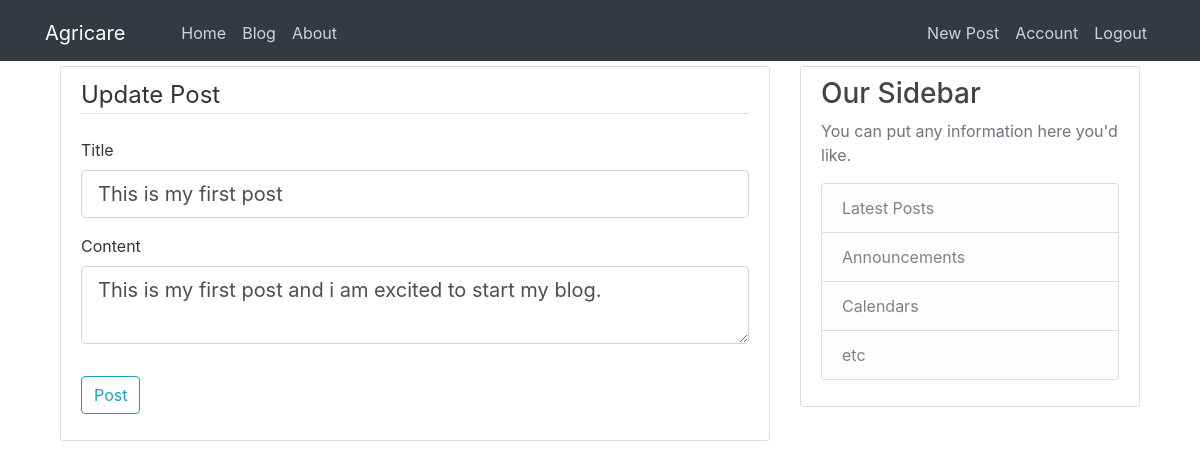
Page /post/1/update (signed in) on the committed database.
### flaskblog/models.py (models this page shows, shortened)
class Post(db.Model):
    id = db.Column(db.Integer, primary_key=True)
    title = db.Column(db.String(100), nullable=False)
    date_posted = db.Column(db.DateTime, nullable=False, default=datetime.utcnow)
    content = db.Column(db.Text, nullable=False)
    user_id = db.Column(db.Integer, db.ForeignKey('user.id'), nullable=False)

### flaskblog/posts/routes.py (the view)
@posts.route("/post/<int:post_id>/update", methods=['GET', 'POST'])
@login_required
def update_post(post_id):
    post = Post.query.get_or_404(post_id)
    if post.author != current_user:
        abort(403)
    form = PostForm()
    if form.validate_on_submit():
        post.title = form.title.data
        post.content = form.content.data
        db.session.commit()
        flash('Your post has been updated!', 'success')
        return redirect(url_for('posts.post', post_id=post.id))
    elif request.method == 'GET':
        form.title.data = post.title
        form.content.data = post.content
    return render_template('create_post.html', title='Update Post',
                           form=form, legend='Update Post')

### flaskblog/posts/forms.py
class PostForm(FlaskForm):
    title = StringField('Title', validators=[DataRequired()])
    content = TextAreaField('Content', validators=[DataRequired()])
    submit = SubmitField('Post')

### flaskblog/models.py (called while the page is built)
@login_manager.user_loader
def load_user(user_id):
    return User.query.get(int(user_id))

### flaskblog/templates/create_post.html (shortened to what this page needs)
{% extends "layout.html" %}
{% block content %}
<div class="content-section">
    <form method="POST" action="">
        <fieldset class="form-group">
            <legend class="border-bottom mb-4">{{ legend }}</legend>
            <div class="form-group">
                {{ form.title.label(class="form-control-label") }}
                {% if form.title.errors %}
                    {{ form.title(class="form-control form-control-lg is-invalid")}}
                    <div class="invalid-feedback">
                        {% for error in form.title.errors %}
                            <span>{{ error }}</span>
                        {% endfor %}
                    </div>
                {% else %}
                    {{ form.title(class="form-control form-control-lg") }}
                {% endif %}
            </div>
            <div class="form-group">
                {{ form.content.label(class="form-control-label") }}
                {% if form.content.errors %}
                    {{ form.content(class="form-control form-control-lg is-invalid")}}
                    <div class="invalid-feedback">
                        {% for error in form.content.errors %}
                            <span>{{ error }}</span>
                        {% endfor %}
                    </div>
                {% else %}
                    {{ form.content(class="form-control form-control-lg") }}
                {% endif %}
            </div>
        </fieldset>
        <div class="form-group">
            {{ form.submit(class="btn btn-outline-info ")}}
        </div>
    </form>
</div>
{% endblock content%}

### flaskblog/static/main.css (style rules this page uses)
body { background: #ffffff; color: #333333; }
.content-section { background: #ffffff; padding: 10px 20px; border: 1px solid #dddddd; border-radius: 3px; margin-bottom: 20px; }

### rows in the picture
Post: title "This is my first post", content "This is my first post and i am excited to start my blog."

### other values in the picture
{{ legend }} "Update Post"
